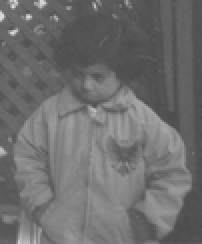
%> input picture Assignment_1_Files/pout.tif, 101 x 122 px, shrunk from 240 x 291 before the run (shown 2 times larger)
$ octave Assignment1_part1.m   (GNU Octave 9; MATLAB toolbox functions it lacks are replaced by stand-ins)
%> lines starting %> are read from the running program, lines starting %| are printed output that depends on the picture
### Assignment_1_Files/GammaCorrection.m
function [NewImg] = GammaCorrection(img,gamma)
    [Rows, Cols] = size(img);% get the size of img
    DImg = double(img);% convert img to double
    %update the value pixel by pixel
    for i = 1:Rows
        for j = 1:Cols
            DImg(i,j) = 255*(DImg(i,j)/255)^gamma;
        end
    end
    NewImg = uint8(DImg); % restore the default img format uint8

    % with this command, the floating point value would be
    % rounded and the range would be set to [0,255]

end

### Assignment_1_Files/Assignment1_part1.m

close all; clear all; clc;
format compact;
%% Part 1 Gamma Correction
img = imread('pout.tif');
%> img is the input picture: size 122x101 uint8; min 75, max 224, mean 110.3
type GammaCorrection
figure(1);
subplot(1,4,1);
imshow(img);
title("Original");
% Img with different Gamma Value
subplot(1,4,2);
gamma0 = 0.5;
NewImg0 = GammaCorrection(img,gamma0);
%> after the loop in GammaCorrection, `for i = 1:Rows`:
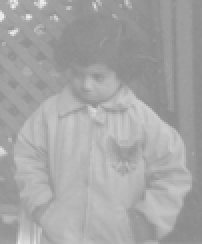
%> DImg: size 122x101 double (shown 2 times larger); min 138.3, max 239, mean 166.8
imshow(NewImg0)
title(['Gamma = ',num2str(gamma0)]);

subplot(1,4,3);
gamma1 = 1.5;
NewImg1 = GammaCorrection(img,gamma1);
%> call 2 of GammaCorrection, with gamma = 1.5
%> after the loop in GammaCorrection (call 2), `for i = 1:Rows`:
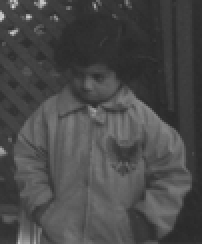
%> DImg: size 122x101 double (shown 2 times larger); min 40.67, max 209.9, mean 73.7
imshow(NewImg1)
title(['Gamma = ',num2str(gamma1)]);

subplot(1,4,4);
gamma2 = 1;
NewImg2 = GammaCorrection(img,gamma2);
imshow(NewImg2)
title(['Gamma = ',num2str(gamma2)]);
pause
%% Enhance MoonPhobos
moonPhobos = imread('MoonPhobos.tif');
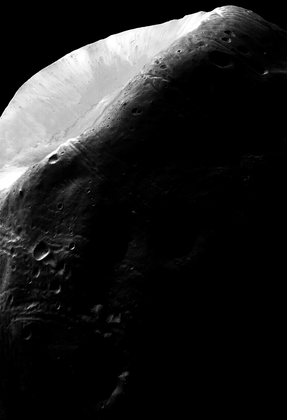
%> input picture Assignment_1_Files/MoonPhobos.tif, 287 x 420 px, shrunk from 683 x 1000 before the run
%> moonPhobos is the input picture: size 420x287 uint8; min 0, max 255, mean 31.8
figure(2);
subplot(3,2,1);
imshow(moonPhobos)
title('Original');
subplot(3,2,2);
imhist(moonPhobos);
title('Pixel Histalgram');

subplot(3,2,3);
% Gamma value = 0.3
CorrectionCoefficient = 0.3;
moonPhobosEn = GammaCorrection(moonPhobos,CorrectionCoefficient);
%> call 4 of GammaCorrection, with gamma = 0.3
%> after the loop in GammaCorrection (call 4), `for i = 1:Rows`:
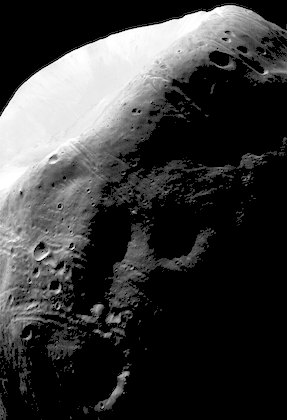
%> DImg: size 420x287 double; min 0, max 255, mean 57.3
imshow(moonPhobosEn)
title(['Gamma = ',num2str(CorrectionCoefficient)]);
subplot(3,2,4);
imhist(moonPhobosEn);

% histeq method
subplot(3,2,5);
moonPhobosEq = histeq(moonPhobos,256);
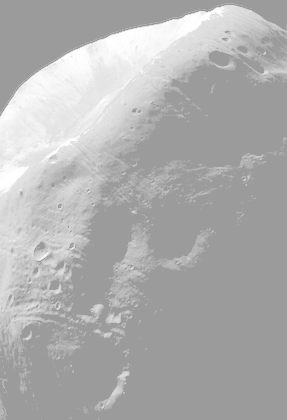
%> moonPhobosEq: size 420x287 uint8; min 155, max 255, mean 175
imshow(moonPhobosEq)
subplot(3,2,6);
imhist(moonPhobosEq);
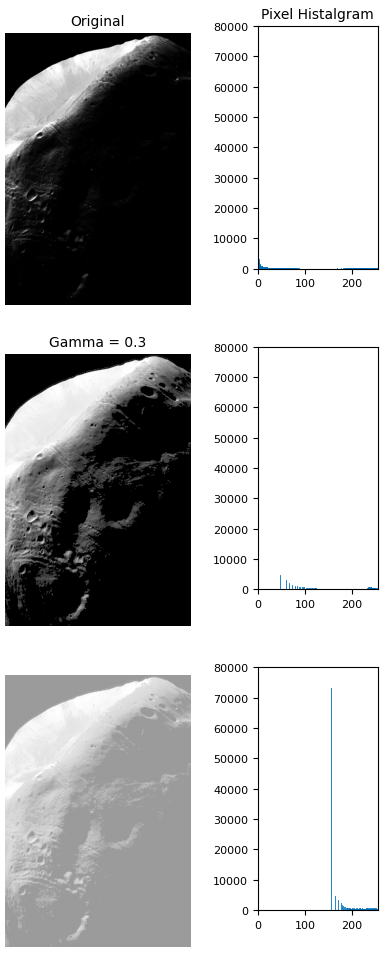
%> figure redrawn from the program's plot data, 6 panels
